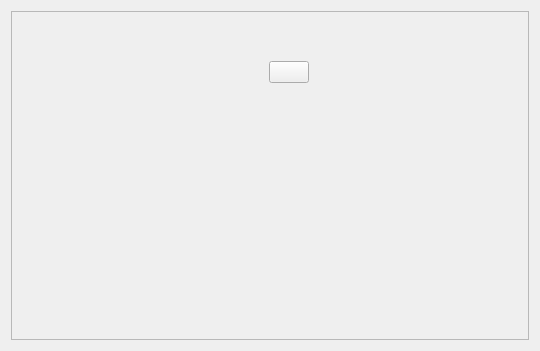
<?xml version="1.0" encoding="UTF-8"?>
<ui version="4.0">
 <class>MonitorButton</class>
 <widget class="QWidget" name="MonitorButton">
  <property name="geometry">
   <rect>
    <x>0</x>
    <y>0</y>
    <width>540</width>
    <height>351</height>
   </rect>
  </property>
  <property name="windowTitle">
   <string>SimLaparo</string>
  </property>
  <layout class="QVBoxLayout" name="verticalLayout_2">
   <item>
    <widget class="QFrame" name="backgroundFrame">
     <property name="enabled">
      <bool>true</bool>
     </property>
     <property name="frameShape">
      <enum>QFrame::StyledPanel</enum>
     </property>
     <property name="frameShadow">
      <enum>QFrame::Raised</enum>
     </property>
     <layout class="QHBoxLayout" name="horizontalLayout_2">
      <item>
       <layout class="QHBoxLayout" name="horizontalLayout">
        <item>
         <spacer name="horizontalSpacer_2">
          <property name="orientation">
           <enum>Qt::Horizontal</enum>
          </property>
          <property name="sizeType">
           <enum>QSizePolicy::Fixed</enum>
          </property>
          <property name="sizeHint" stdset="0">
           <size>
            <width>12</width>
            <height>20</height>
           </size>
          </property>
         </spacer>
        </item>
        <item>
         <layout class="QVBoxLayout" name="verticalLayout">
          <item>
           <spacer name="verticalSpacer_3">
            <property name="orientation">
             <enum>Qt::Vertical</enum>
            </property>
            <property name="sizeType">
             <enum>QSizePolicy::Fixed</enum>
            </property>
            <property name="sizeHint" stdset="0">
             <size>
              <width>20</width>
              <height>12</height>
             </size>
            </property>
           </spacer>
          </item>
          <item>
           <widget class="QLabel" name="infoLabel">
            <property name="text">
             <string/>
            </property>
           </widget>
          </item>
          <item>
           <spacer name="verticalSpacer_4">
            <property name="orientation">
             <enum>Qt::Vertical</enum>
            </property>
            <property name="sizeHint" stdset="0">
             <size>
              <width>20</width>
              <height>10</height>
             </size>
            </property>
           </spacer>
          </item>
         </layout>
        </item>
        <item>
         <spacer name="horizontalSpacer">
          <property name="orientation">
           <enum>Qt::Horizontal</enum>
          </property>
          <property name="sizeType">
           <enum>QSizePolicy::Expanding</enum>
          </property>
          <property name="sizeHint" stdset="0">
           <size>
            <width>12</width>
            <height>12</height>
           </size>
          </property>
         </spacer>
        </item>
        <item>
         <layout class="QVBoxLayout" name="verticalLayout_3">
          <item>
           <spacer name="verticalSpacer_2">
            <property name="orientation">
             <enum>Qt::Vertical</enum>
            </property>
            <property name="sizeType">
             <enum>QSizePolicy::Fixed</enum>
            </property>
            <property name="sizeHint" stdset="0">
             <size>
              <width>20</width>
              <height>40</height>
             </size>
            </property>
           </spacer>
          </item>
          <item>
           <widget class="QPushButton" name="watchBtn">
            <property name="text">
             <string/>
            </property>
           </widget>
          </item>
          <item>
           <spacer name="verticalSpacer">
            <property name="orientation">
             <enum>Qt::Vertical</enum>
            </property>
            <property name="sizeHint" stdset="0">
             <size>
              <width>20</width>
              <height>28</height>
             </size>
            </property>
           </spacer>
          </item>
         </layout>
        </item>
        <item>
         <spacer name="horizontalSpacer_3">
          <property name="orientation">
           <enum>Qt::Horizontal</enum>
          </property>
          <property name="sizeType">
           <enum>QSizePolicy::Expanding</enum>
          </property>
          <property name="sizeHint" stdset="0">
           <size>
            <width>20</width>
            <height>20</height>
           </size>
          </property>
         </spacer>
        </item>
       </layout>
      </item>
     </layout>
    </widget>
   </item>
  </layout>
 </widget>
 <resources/>
 <connections/>
</ui>
